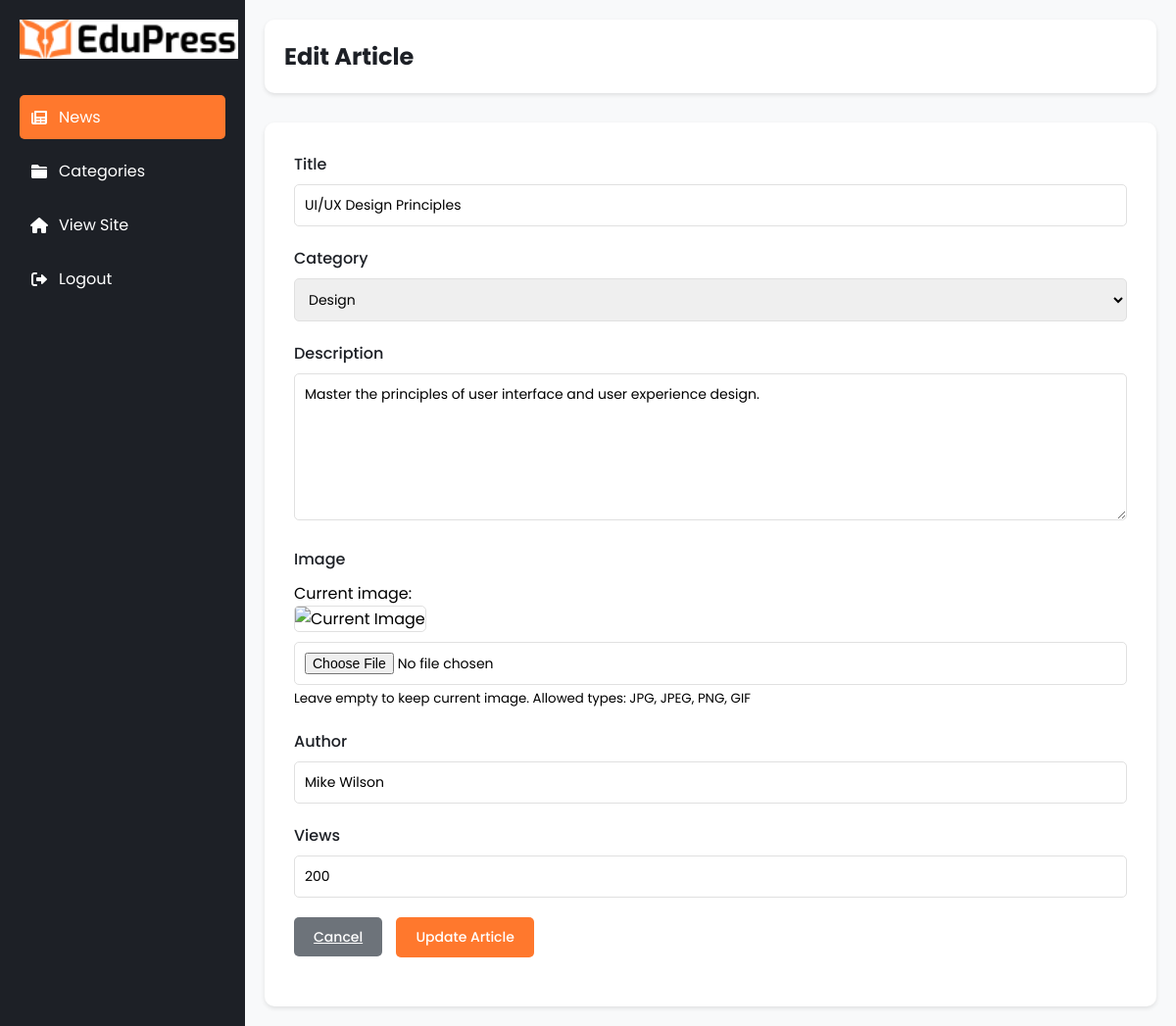
The page /admin/edit_news.php?id=3 on the database its author committed.
### tables this page shows
CREATE TABLE IF NOT EXISTS news (
    id INT AUTO_INCREMENT PRIMARY KEY,
    title VARCHAR(255) NOT NULL,
    description TEXT NOT NULL,
    image VARCHAR(255) NOT NULL,
    author VARCHAR(100) NOT NULL,
    category_id INT,
    views INT DEFAULT 0,
    created_at TIMESTAMP DEFAULT CURRENT_TIMESTAMP,
    updated_at TIMESTAMP DEFAULT CURRENT_TIMESTAMP ON UPDATE CURRENT_TIMESTAMP,
    FOREIGN KEY (category_id) REFERENCES categories(id) ON DELETE SET NULL
);

CREATE TABLE IF NOT EXISTS categories (
    id INT AUTO_INCREMENT PRIMARY KEY,
    name VARCHAR(100) NOT NULL,
    icon VARCHAR(50) NOT NULL,
    course_count INT DEFAULT 0,
    created_at TIMESTAMP DEFAULT CURRENT_TIMESTAMP,
    updated_at TIMESTAMP DEFAULT CURRENT_TIMESTAMP ON UPDATE CURRENT_TIMESTAMP
);

### models/News.php (called while the page is built, shortened)
<?php
class News {
    private $conn;
    private $table_name = "news";
    public function __construct($db) {
        $this->conn = $db;
    }
    public function getById($id) {
        $query = "SELECT n.*, c.name as category_name
                FROM " . $this->table_name . " n
                LEFT JOIN categories c ON n.category_id = c.id
                WHERE n.id = :id";
        $stmt = $this->conn->prepare($query);
        $stmt->bindParam(":id", $id);
        $stmt->execute();
        return $stmt->fetch(PDO::FETCH_ASSOC);
    }
}
?>

### models/Category.php (called while the page is built, shortened)
<?php
class Category {
    private $conn;
    private $table_name = "categories";
    public function __construct($db) {
        $this->conn = $db;
    }
    public function getAll() {
        $query = "SELECT * FROM " . $this->table_name;
        $stmt = $this->conn->prepare($query);
        $stmt->execute();
        return $stmt;
    }
}
?>

### helpers/ImageHelper.php (called while the page is built, shortened)
<?php
class ImageHelper {
    private static $base_path;
    private static $upload_dir;
    private static $default_image = "no-image.jpg";
    public static function init() {
        self::$base_path = dirname(dirname(__FILE__));
        self::$upload_dir = self::$base_path . "/assets/news/";
    }
    public static function getImageUrl($image_name) {
        if (!empty($image_name)) {
            $image_path = self::$upload_dir . $image_name;
        }
        return str_replace('\\', '/', str_replace($_SERVER['DOCUMENT_ROOT'], '', self::$upload_dir . self::$default_image));
    }
}
?>

### admin/edit_news.php (the view, shortened to what this page needs)
<?php
require_once '../models/News.php';
require_once '../models/Category.php';
require_once '../helpers/ImageHelper.php';
$database = new Database();
$db = $database->getConnection();
$news = new News($db);
$category = new Category($db);
$categories = $category->getAll();
if (isset($_GET['id'])) {
    $news_item = $news->getById($_GET['id']);
} else {
    header("Location: index.php");
    exit();
}
$image_url = ImageHelper::getImageUrl($news_item['image']);
?>
<!DOCTYPE html>
<html lang="en">
<head>
    <link rel="stylesheet" href="https://cdnjs.cloudflare.com/ajax/libs/font-awesome/6.0.0/css/all.min.css">
</head>
<body>
    <div class="admin-container">
        <div class="sidebar">
            <div class="logo">
                <img src="../assets/LOGO.jpg" alt="EduPress Logo">
            </div>
            <ul class="sidebar-menu">
                <li><a href="index.php" class="active"><i class="fas fa-newspaper"></i> News</a></li>
                <li><a href="categories.php"><i class="fas fa-folder"></i> Categories</a></li>
                <li><a href="../home_page/home_page.php"><i class="fas fa-home"></i> View Site</a></li>
                <li><a href="logout.php"><i class="fas fa-sign-out-alt"></i> Logout</a></li>
            </ul>
        </div>
        <div class="main-content">
            <div class="header">
                <h1>Edit Article</h1>
            </div>
            <div class="form-container">
                <form action="" method="POST" enctype="multipart/form-data">
                    <div class="form-group">
                        <label for="title">Title</label>
                        <input type="text" id="title" name="title" class="form-control" value="<?php echo htmlspecialchars($news_item['title']); ?>" required>
                    </div>
                    <div class="form-group">
                        <label for="category_id">Category</label>
                        <select id="category_id" name="category_id" class="form-control" required>
                            <?php while ($row = $categories->fetch(PDO::FETCH_ASSOC)): ?>
                                <option value="<?php echo $row['id']; ?>" <?php echo ($row['id'] == $news_item['category_id']) ? 'selected' : ''; ?>>
                                    <?php echo $row['name']; ?>
                                </option>
                            <?php endwhile; ?>
                        </select>
                    </div>
                    <div class="form-group">
                        <label for="description">Description</label>
                        <textarea id="description" name="description" class="form-control" required><?php echo htmlspecialchars($news_item['description']); ?></textarea>
                    </div>
                    <div class="form-group">
                        <label for="image">Image</label>
                        <div class="current-image">
                            <p>Current image:</p>
                            <img src="<?php echo $image_url; ?>" alt="Current Image">
                        </div>
                        <input type="file" id="image" name="image" class="form-control" accept="image/*" onchange="previewImage(this)">
                        <small>Leave empty to keep current image. Allowed types: JPG, JPEG, PNG, GIF</small>
                    </div>
                    <div class="form-group">
                        <label for="author">Author</label>
                        <input type="text" id="author" name="author" class="form-control" value="<?php echo htmlspecialchars($news_item['author']); ?>" required>
                    </div>
                    <div class="form-group">
                        <label for="views">Views</label>
                        <input type="number" id="views" name="views" class="form-control" value="<?php echo htmlspecialchars($news_item['views']); ?>" required>
                    </div>
                    <div class="form-group">
                        <a href="index.php" class="btn btn-secondary">Cancel</a>
                        <button type="submit" class="btn btn-primary">Update Article</button>
                    </div>
                </form>
            </div>
        </div>
    </div>
</body>
</html>

### admin/edit_news.php (style rules this page uses)
* { margin: 0; padding: 0; box-sizing: border-box; font-family: 'Poppins', sans-serif; }
.admin-container { display: flex; min-height: 100vh; }
.sidebar { width: 250px; background: #1D2026; color: white; padding: 20px; }
.sidebar .logo { margin-bottom: 30px; }
.sidebar .logo img { height: 40px; }
.sidebar-menu { list-style: none; }
.sidebar-menu li { margin-bottom: 10px; }
.sidebar-menu a { color: white; text-decoration: none; display: flex; align-items: center; padding: 10px; border-radius: 5px; transition: all 0.3s ease; }
.sidebar-menu a:hover, .sidebar-menu a.active { background: #FF782D; }
.sidebar-menu i { margin-right: 10px; width: 20px; text-align: center; }
.main-content { flex: 1; padding: 20px; background: #F8F9FA; }
.header { display: flex; justify-content: space-between; align-items: center; margin-bottom: 30px; padding: 20px; background: white; border-radius: 10px; box-shadow: 0 2px 4px rgba(0,0,0,0.1); }
.header h1 { font-size: 24px; color: #1D2026; }
.form-container { background: white; border-radius: 10px; box-shadow: 0 2px 4px rgba(0,0,0,0.1); padding: 30px; }
.form-group { margin-bottom: 20px; }
.form-group label { display: block; margin-bottom: 8px; color: #1D2026; font-weight: 500; }
.form-control { width: 100%; padding: 10px; border: 1px solid #E0E0E0; border-radius: 5px; font-size: 14px; }
textarea.form-control { height: 150px; resize: vertical; }
.current-image { margin: 10px 0; }
.current-image img { max-width: 200px; max-height: 150px; border-radius: 5px; object-fit: cover; border: 1px solid #E0E0E0; }
.btn { padding: 10px 20px; border: none; border-radius: 5px; cursor: pointer; font-size: 14px; font-weight: 500; transition: all 0.3s ease; }
.btn-primary { background: #FF782D; color: white; }
.btn-secondary { background: #6D737A; color: white; margin-right: 10px; }

### rows shown on the page
news: title "UI/UX Design Principles", category_id "Design", description "Master the principles of user interface and user experience design.", author "Mike Wilson", views "200"
